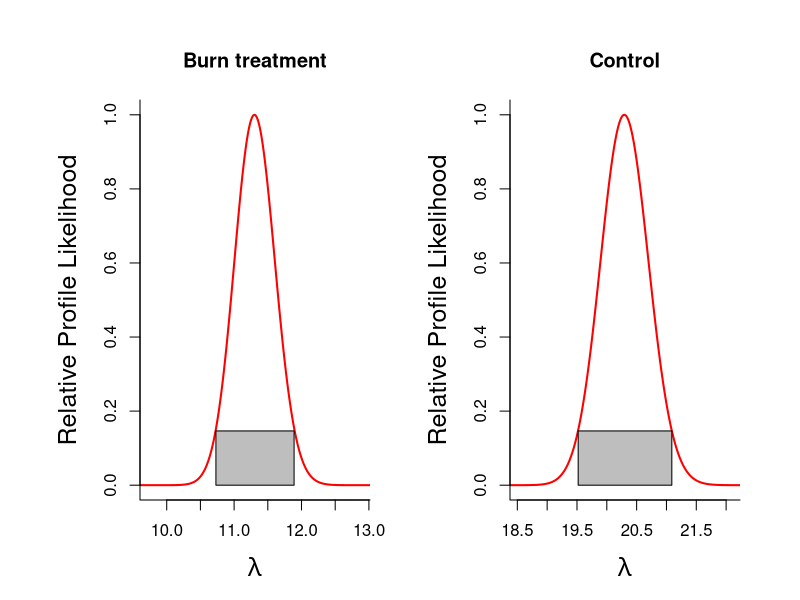
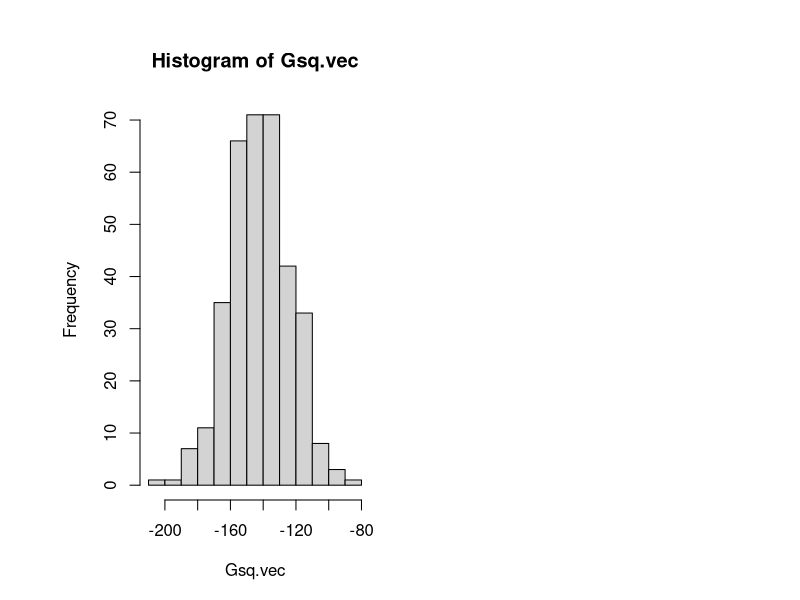

These charts were generated, in order, by the following R code:
##### David Mason ##### 14 April 2021 ##### STAT ECOL PROJ ###
# Set-up #####
library(tidyverse)
seeds <- read.csv("seed_trap.csv", header = T)
seeds_long <- pivot_longer(seeds, cols = 4:9,names_to = "SPECIES", 
													 values_to = "SEEDS")

burn <- seeds_long %>% 
filter(TREATMENT == "BURN")
control <- seeds_long %>% 
filter(TREATMENT == "CONTROL")
# Calculate seed arrival MLE ####
treatment <- function(burn,control ,plot.it=FALSE){

	# Computing Likelihood for Observed Data ####
	llh_poisson <- function(lambda, y){
		# log(likelihood) by summing 
		llh <- sum(dpois(y, lambda, log=TRUE))
  		return(llh)
	}

	lambdas <- seq(0,100, by=0.01)

	# compute log-likelihood for all lambda values
	burn_ll <- sapply(lambdas,function(x){llh_poisson(x,burn$SEEDS)})
	max.burn.ll <- max(burn_ll)
	burn.mle <- lambdas[burn_ll==max.burn.ll]
	burn.rel.l <- exp(burn_ll - max.burn.ll)
	burn.ci.cuttoff <- exp(-qchisq(p=0.95, df=1)/2)
	burn.cut.m.rell <- burn.ci.cuttoff - burn.rel.l
	burn.ci.indices <- which(burn.cut.m.rell<0, arr.ind=TRUE)
	burn.len.ciind <- length(burn.ci.indices)
	burn.left.CL <- lambdas[burn.ci.indices[1]]
	burn.right.CL <-lambdas[burn.ci.indices[burn.len.ciind]]
	n.burn <- length(burn$SEEDS)
	
	control_ll <- sapply(lambdas,function(x){llh_poisson(x,control$SEEDS)})
	max.control.ll <- max(control_ll)
	control.mle <- lambdas[control_ll==max.control.ll]
	control.rel.l <- exp(control_ll - max.control.ll)
	control.ci.cuttoff <- exp(-qchisq(p=0.95, df=1)/2)
	control.cut.m.rell <- control.ci.cuttoff - control.rel.l
	control.ci.indices <- which(control.cut.m.rell<0, arr.ind=TRUE)
	control.len.ciind <- length(control.ci.indices)
	control.left.CL <- lambdas[control.ci.indices[1]]
	control.right.CL <-lambdas[control.ci.indices[control.len.ciind]]
	n.control <- length(control$SEEDS)	

	#### Null model log-likelihood: no difference between burn and control?
	all.data  <- c(as.vector(burn$SEEDS), as.vector(control$SEEDS))
	null_ll <- sapply(lambdas,function(x){llh_poisson(x,all.data)})
	max.null.ll <- max(null_ll)
	null.mle <- lambdas[null_ll==max.null.ll]

	bic.sep.model <- -2*(max.burn.ll+max.control.ll) + 2*log(n.burn+n.control)
	bic.null.model <- -2*max.null.ll + 1*log(n.burn+n.control)
	if(bic.sep.model<bic.null.model){outcome <- 
		"Separate model is best"}else{outcome<- 
			"There's no difference between control and burn"}
	# Save the lambdas and log-likelihoods in a data frame
	burn_df <- data.frame(ll=burn_ll, lambda=lambdas)
	burn_df$TREATMENT <- c("BURN")
	control_df <- data.frame(ll=control_ll, lambda=lambdas)
	control_df$TREATMENT <- c("CONTROL")
	profile.ll <- rbind(burn_df, control_df)
	
	# Save the MLES and the confidence intervals	
	burn.cis <- c(burn.left.CL, burn.mle, burn.right.CL)
	ctl.cis  <- c(control.left.CL, control.mle, control.right.CL)
	out <- rbind(burn.cis, ctl.cis)	
	colnames(out) <- c("LCL", "MLE", "UPL")
	rownames(out) <- c("Burn treat.", "Control")
	
	
	
	if(plot.it==TRUE){
		
		burn.ci <- seq(from=burn.left.CL, to=burn.right.CL, by=0.01)
		ctl.ci <- seq(from=control.left.CL, to=control.right.CL, by=0.01)
		ci.height <- burn.ci.cuttoff
		
		xlims.burn <- c(burn.left.CL-1, burn.right.CL+1)
		xlims.ctl  <- c(control.left.CL-1, control.right.CL+1) 
		par(mfrow=c(1,2), oma=c(1,2,1,1), mar=c(4,5,4,2))		
		plot(lambdas, burn.rel.l, type="l", col="red", lwd=2, xlim=xlims.burn, xlab=expression(lambda), 
		ylab="Relative Profile Likelihood", cex.lab=1.5, bty="l", main="Burn treatment")
		polygon(x=c(burn.ci,rev(burn.ci)), y=c(rep(0,length(burn.ci)),rep(ci.height,length(burn.ci))), col="grey")
		plot(lambdas, control.rel.l, type="l", col="red", lwd=2, xlim=xlims.ctl,xlab=expression(lambda), 
		ylab="Relative Profile Likelihood", cex.lab=1.5, bty="l", main="Control")
		polygon(x=c(ctl.ci,rev(ctl.ci)), y=c(rep(0,length(ctl.ci)),rep(ci.height,length(ctl.ci))), col="grey")		
		
	}
	
	
	return(list(CIS.lambdas=out,bic.sep.model=bic.sep.model, bic.null.model=bic.null.model, outcome=outcome))
}

output <- treatment(burn,control,plot.it = TRUE)
out.mle <- output[[1]]

burn.lamb.mle <- out.mle[1,3]
control.lamb.mle <- out.mle[2,3]
# Calculate proportion of establishment MLE ####
# Number of trials 
N <- 10
burn.reps <- 21
control.reps <- 21

# Simulate the data
burn.samp <- rbinom(n=burn.reps, size=N, prob=0.6)
cont.samp <- rbinom(n=burn.reps, size=N, prob=0.3)

# Calculate phat
burn.p.hat <- sum(burn.samp)/(N*length(burn.samp))
cont.p.hat <- sum(cont.samp)/(N*length(cont.samp))

# Estimate seed establishment for treatments ####
# Number of trials (arriving seeds) is from lambda
burn.est <- rbinom(n=burn.reps, size=round(burn.lamb.mle), prob = burn.p.hat)
cont.est <- rbinom(n=control.reps, size=round(control.lamb.mle), prob = cont.p.hat)

# Comparing total plant establishmet by treatment ####

# Likelihood function under the null
lnLo <- function(burn,control,burn.trials,con.trials){
	
	both.counts <- c(burn,control)
	Ntrials <- round((burn.trials+con.trials)/2)
	p.hat <- sum(c(burn,control))/(Ntrials*length(both.counts))
	llikevec <- dbinom(x=both.counts, size=Ntrials, prob=p.hat, log=TRUE)
	return(sum(llikevec))
}

# Likelihood function under the alternative
lnL1 <- function(burn,control,burn.trials,con.trials){
	
	phat.burn <- sum(burn)/(burn.trials*length(burn))
	phat.cont <- sum(control)/(con.trials*length(control))
	
	llike.burn <- sum(dbinom(x=burn,size=round(burn.trials), prob=phat.burn, log=TRUE))
	llike.cont <- sum(dbinom(x=cont.est,size=round(control.lamb.mle), prob=phat.cont, log=TRUE))
	
	return(sum(c(llike.burn,llike.cont)))
}

# Computing Gsq = -2log(Lo/L1)
lnLo.hat <- lnLo(burn=burn.est, control=cont.est, 
								 burn.trials = burn.lamb.mle, con.trials = control.lamb.mle)
lnL1.hat <- lnL1(burn=burn.est, control=cont.est, 
								 burn.trials = burn.lamb.mle, con.trials = control.lamb.mle)

Gsq <- -2*(lnLo.hat-lnL1.hat)
alpha <- 0.001
Gsq.crit <- qchisq(p=1-alpha, df=3-1)
pvalue <- 1-pchisq(q=Gsq, df=3-1)

# Parametric bootstrapping ####

boot <- 5000
both <- c(burn.est,cont.est)
phat.Ho <- sum(both)/(N*length(both)); # MLE under H0 = sum(xis)/sum(nis)
Gsq.vec <- rep(0,boot)
for(i in 1:boot){
	# Simulate data like the one observed but under the Null hypothesis

	burn.boot <- rbinom(n=21, size=round(burn.lamb.mle), prob=phat.Ho)
	cont.boot <- rbinom(n=21, size=round(control.lamb.mle), prob=phat.Ho)
	
	lnLo.boot <- lnLo(burn=burn.boot, control=cont.boot,
										 burn.trials = burn.lamb.mle, con.trials = control.lamb.mle)	
	lnL1.boot <- lnL1(burn=burn.boot, control=cont.boot,
										 burn.trials = burn.lamb.mle, con.trials = control.lamb.mle)		
	
	Gsq.vec[i] <- -2*(lnLo.boot-lnL1.boot)
	
}

boot.pval <- sum(Gsq.vec > Gsq)/2000 # Proportion of boostrap Gsq's that are bigger than the observed Gsq
print(boot.pval) # compare to Chisquare pvalue
print(pvalue)

hist(Gsq.vec)
abline(v=Gsq, col="red")
